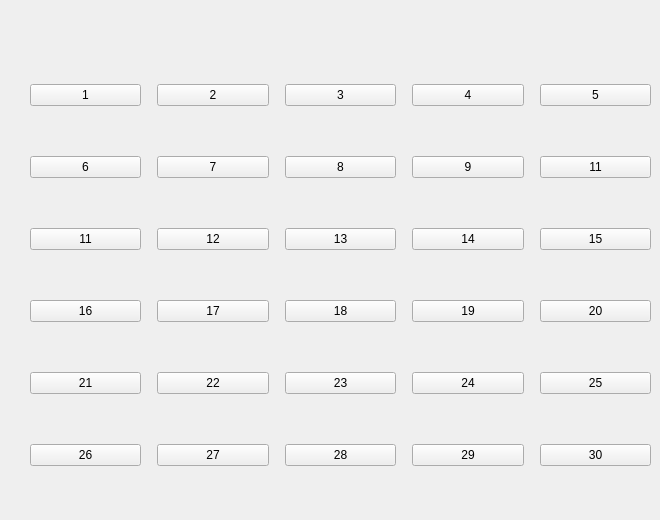
        <widget class="QWidget" name="tab_6">
         <attribute name="title">
          <string>剔废测试</string>
         </attribute>
         <widget class="QWidget" name="layoutWidget">
          <property name="geometry">
           <rect>
            <x>30</x>
            <y>40</y>
            <width>621</width>
            <height>471</height>
           </rect>
          </property>
          <layout class="QGridLayout" name="gridLayout_8">
           <item row="0" column="4">
            <widget class="QPushButton" name="pb_cmdTestKick2">
             <property name="text">
              <string>3</string>
             </property>
             <property name="checkable">
              <bool>true</bool>
             </property>
             <property name="autoRepeat">
              <bool>false</bool>
             </property>
            </widget>
           </item>
           <item row="1" column="0">
            <widget class="QPushButton" name="pb_cmdTestKick5">
             <property name="text">
              <string>6</string>
             </property>
             <property name="checkable">
              <bool>true</bool>
             </property>
             <property name="autoRepeat">
              <bool>false</bool>
             </property>
            </widget>
           </item>
           <item row="0" column="2">
            <widget class="QPushButton" name="pb_cmdTestKick1">
             <property name="text">
              <string>2</string>
             </property>
             <property name="checkable">
              <bool>true</bool>
             </property>
             <property name="autoRepeat">
              <bool>false</bool>
             </property>
            </widget>
           </item>
           <item row="2" column="8">
            <widget class="QPushButton" name="pb_cmdTestKick14">
             <property name="text">
              <string>15</string>
             </property>
             <property name="checkable">
              <bool>true</bool>
             </property>
             <property name="autoRepeat">
              <bool>false</bool>
             </property>
            </widget>
           </item>
           <item row="0" column="0">
            <widget class="QPushButton" name="pb_cmdTestKick0">
             <property name="text">
              <string>1</string>
             </property>
             <property name="checkable">
              <bool>true</bool>
             </property>
             <property name="autoRepeat">
              <bool>false</bool>
             </property>
            </widget>
           </item>
           <item row="1" column="5">
            <spacer name="horizontalSpacer_13">
             <property name="orientation">
              <enum>Qt::Horizontal</enum>
             </property>
             <property name="sizeType">
              <enum>QSizePolicy::Fixed</enum>
             </property>
             <property name="sizeHint" stdset="0">
              <size>
               <width>10</width>
               <height>20</height>
              </size>
             </property>
            </spacer>
           </item>
           <item row="0" column="6">
            <widget class="QPushButton" name="pb_cmdTestKick3">
             <property name="text">
              <string>4</string>
             </property>
             <property name="checkable">
              <bool>true</bool>
             </property>
             <property name="autoRepeat">
              <bool>false</bool>
             </property>
            </widget>
           </item>
           <item row="4" column="4">
            <widget class="QPushButton" name="pb_cmdTestKick22">
             <property name="text">
              <string>23</string>
             </property>
             <property name="checkable">
              <bool>true</bool>
             </property>
             <property name="autoRepeat">
              <bool>false</bool>
             </property>
            </widget>
           </item>
           <item row="1" column="2">
            <widget class="QPushButton" name="pb_cmdTestKick6">
             <property name="text">
              <string>7</string>
             </property>
             <property name="checkable">
              <bool>true</bool>
             </property>
             <property name="autoRepeat">
              <bool>false</bool>
             </property>
            </widget>
           </item>
           <item row="2" column="4">
            <widget class="QPushButton" name="pb_cmdTestKick12">
             <property name="text">
              <string>13</string>
             </property>
             <property name="checkable">
              <bool>true</bool>
             </property>
             <property name="autoRepeat">
              <bool>false</bool>
             </property>
            </widget>
           </item>
           <item row="5" column="4">
            <widget class="QPushButton" name="pb_cmdTestKick27">
             <property name="text">
              <string>28</string>
             </property>
             <property name="checkable">
              <bool>true</bool>
             </property>
             <property name="autoRepeat">
              <bool>false</bool>
             </property>
            </widget>
           </item>
           <item row="1" column="8">
            <widget class="QPushButton" name="pb_cmdTestKick9">
             <property name="text">
              <string>11</string>
             </property>
             <property name="checkable">
              <bool>true</bool>
             </property>
             <property name="autoRepeat">
              <bool>false</bool>
             </property>
            </widget>
           </item>
           <item row="5" column="0">
            <widget class="QPushButton" name="pb_cmdTestKick25">
             <property name="text">
              <string>26</string>
             </property>
             <property name="checkable">
              <bool>true</bool>
             </property>
             <property name="autoRepeat">
              <bool>false</bool>
             </property>
            </widget>
           </item>
           <item row="4" column="2">
            <widget class="QPushButton" name="pb_cmdTestKick21">
             <property name="text">
              <string>22</string>
             </property>
             <property name="checkable">
              <bool>true</bool>
             </property>
             <property name="autoRepeat">
              <bool>false</bool>
             </property>
            </widget>
           </item>
           <item row="5" column="8">
            <widget class="QPushButton" name="pb_cmdTestKick29">
             <property name="text">
              <string>30</string>
             </property>
             <property name="checkable">
              <bool>true</bool>
             </property>
             <property name="autoRepeat">
              <bool>false</bool>
             </property>
            </widget>
           </item>
           <item row="0" column="8">
            <widget class="QPushButton" name="pb_cmdTestKick4">
             <property name="text">
              <string>5</string>
             </property>
             <property name="checkable">
              <bool>true</bool>
             </property>
             <property name="autoRepeat">
              <bool>false</bool>
             </property>
            </widget>
           </item>
           <item row="4" column="6">
            <widget class="QPushButton" name="pb_cmdTestKick23">
             <property name="text">
              <string>24</string>
             </property>
             <property name="checkable">
              <bool>true</bool>
             </property>
             <property name="autoRepeat">
              <bool>false</bool>
             </property>
            </widget>
           </item>
           <item row="3" column="2">
            <widget class="QPushButton" name="pb_cmdTestKick16">
             <property name="text">
              <string>17</string>
             </property>
             <property name="checkable">
              <bool>true</bool>
             </property>
             <property name="autoRepeat">
              <bool>false</bool>
             </property>
            </widget>
           </item>
           <item row="3" column="8">
            <widget class="QPushButton" name="pb_cmdTestKick19">
             <property name="text">
              <string>20</string>
             </property>
             <property name="checkable">
              <bool>true</bool>
             </property>
             <property name="autoRepeat">
              <bool>false</bool>
             </property>
            </widget>
           </item>
           <item row="3" column="4">
            <widget class="QPushButton" name="pb_cmdTestKick17">
             <property name="text">
              <string>18</string>
             </property>
             <property name="checkable">
              <bool>true</bool>
             </property>
             <property name="autoRepeat">
              <bool>false</bool>
             </property>
            </widget>
           </item>
           <item row="3" column="6">
            <widget class="QPushButton" name="pb_cmdTestKick18">
             <property name="text">
              <string>19</string>
             </property>
             <property name="checkable">
              <bool>true</bool>
             </property>
             <property name="autoRepeat">
              <bool>false</bool>
             </property>
            </widget>
           </item>
           <item row="1" column="6">
            <widget class="QPushButton" name="pb_cmdTestKick8">
             <property name="text">
              <string>9</string>
             </property>
             <property name="checkable">
              <bool>true</bool>
             </property>
             <property name="autoRepeat">
              <bool>false</bool>
             </property>
            </widget>
           </item>
           <item row="5" column="2">
            <widget class="QPushButton" name="pb_cmdTestKick26">
             <property name="text">
              <string>27</string>
             </property>
             <property name="checkable">
              <bool>true</bool>
             </property>
             <property name="autoRepeat">
              <bool>false</bool>
             </property>
            </widget>
           </item>
           <item row="2" column="0">
            <widget class="QPushButton" name="pb_cmdTestKick10">
             <property name="text">
              <string>11</string>
             </property>
             <property name="checkable">
              <bool>true</bool>
             </property>
             <property name="autoRepeat">
              <bool>false</bool>
             </property>
            </widget>
           </item>
           <item row="1" column="4">
            <widget class="QPushButton" name="pb_cmdTestKick7">
             <property name="text">
              <string>8</string>
             </property>
             <property name="checkable">
              <bool>true</bool>
             </property>
             <property name="autoRepeat">
              <bool>false</bool>
             </property>
            </widget>
           </item>
           <item row="1" column="1">
            <spacer name="horizontalSpacer_11">
             <property name="orientation">
              <enum>Qt::Horizontal</enum>
             </property>
             <property name="sizeType">
              <enum>QSizePolicy::Fixed</enum>
             </property>
             <property name="sizeHint" stdset="0">
              <size>
               <width>10</width>
               <height>20</height>
              </size>
             </property>
            </spacer>
           </item>
           <item row="2" column="6">
            <widget class="QPushButton" name="pb_cmdTestKick13">
             <property name="text">
              <string>14</string>
             </property>
             <property name="checkable">
              <bool>true</bool>
             </property>
             <property name="autoRepeat">
              <bool>false</bool>
             </property>
            </widget>
           </item>
           <item row="5" column="6">
            <widget class="QPushButton" name="pb_cmdTestKick28">
             <property name="text">
              <string>29</string>
             </property>
             <property name="checkable">
              <bool>true</bool>
             </property>
             <property name="autoRepeat">
              <bool>false</bool>
             </property>
            </widget>
           </item>
           <item row="2" column="2">
            <widget class="QPushButton" name="pb_cmdTestKick11">
             <property name="text">
              <string>12</string>
             </property>
             <property name="checkable">
              <bool>true</bool>
             </property>
             <property name="autoRepeat">
              <bool>false</bool>
             </property>
            </widget>
           </item>
           <item row="1" column="3">
            <spacer name="horizontalSpacer_12">
             <property name="orientation">
              <enum>Qt::Horizontal</enum>
             </property>
             <property name="sizeType">
              <enum>QSizePolicy::Fixed</enum>
             </property>
             <property name="sizeHint" stdset="0">
              <size>
               <width>10</width>
               <height>20</height>
              </size>
             </property>
            </spacer>
           </item>
           <item row="3" column="0">
            <widget class="QPushButton" name="pb_cmdTestKick15">
             <property name="text">
              <string>16</string>
             </property>
             <property name="checkable">
              <bool>true</bool>
             </property>
             <property name="autoRepeat">
              <bool>false</bool>
             </property>
            </widget>
           </item>
           <item row="4" column="0">
            <widget class="QPushButton" name="pb_cmdTestKick20">
             <property name="text">
              <string>21</string>
             </property>
             <property name="checkable">
              <bool>true</bool>
             </property>
             <property name="autoRepeat">
              <bool>false</bool>
             </property>
            </widget>
           </item>
           <item row="4" column="8">
            <widget class="QPushButton" name="pb_cmdTestKick24">
             <property name="text">
              <string>25</string>
             </property>
             <property name="checkable">
              <bool>true</bool>
             </property>
             <property name="autoRepeat">
              <bool>false</bool>
             </property>
            </widget>
           </item>
           <item row="1" column="7">
            <spacer name="horizontalSpacer_14">
             <property name="orientation">
              <enum>Qt::Horizontal</enum>
             </property>
             <property name="sizeType">
              <enum>QSizePolicy::Fixed</enum>
             </property>
             <property name="sizeHint" stdset="0">
              <size>
               <width>10</width>
               <height>20</height>
              </size>
             </property>
            </spacer>
           </item>
          </layout>
         </widget>
        </widget>
